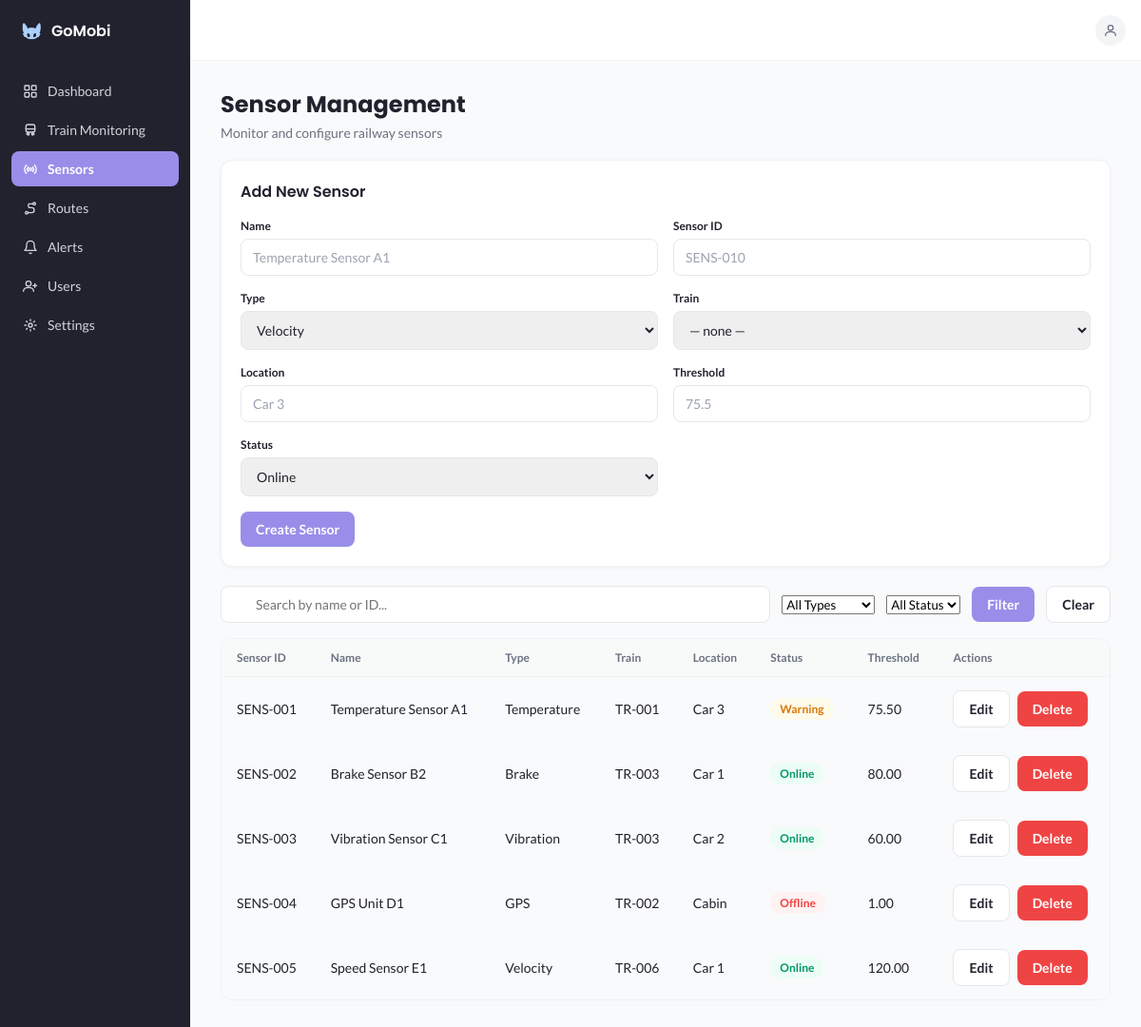
Page /sensores.php (signed in) on the committed database.
### tables this page shows
CREATE TABLE IF NOT EXISTS sensor (
  id          INT UNSIGNED NOT NULL AUTO_INCREMENT,
  codigo      VARCHAR(20)  NOT NULL,
  nome        VARCHAR(100) NOT NULL,
  tipo        VARCHAR(30)  NOT NULL,
  localizacao VARCHAR(100) NOT NULL DEFAULT '',
  threshold   DECIMAL(10,2) NOT NULL,
  status      ENUM('Online','Warning','Offline') NOT NULL DEFAULT 'Online',
  trem_id     INT UNSIGNED NULL,
  PRIMARY KEY (id),
  UNIQUE KEY uq_sensor_codigo (codigo),
  CONSTRAINT fk_sensor_trem FOREIGN KEY (trem_id) REFERENCES trem (id) ON DELETE SET NULL
);

CREATE TABLE IF NOT EXISTS trem (
  id              INT UNSIGNED NOT NULL AUTO_INCREMENT,
  codigo          VARCHAR(20)  NOT NULL,
  linha           VARCHAR(50)  NOT NULL,
  status          ENUM('Online','Warning','Offline') NOT NULL DEFAULT 'Online',
  proxima_estacao VARCHAR(80)  NOT NULL DEFAULT '',
  velocidade      SMALLINT UNSIGNED NOT NULL DEFAULT 0,
  PRIMARY KEY (id),
  UNIQUE KEY uq_trem_codigo (codigo)
);

### includes/permissao.php (called while the page is built, shortened)
<?php
function pode_editar(string $pagina, string $papel): bool
{
    return in_array($papel, EDICAO[$pagina] ?? [], true);
}

### includes/proteger.php (called while the page is built, shortened)
<?php
if (!function_exists('h')) {
    function h($texto): string
    {
        return htmlspecialchars((string) $texto, ENT_QUOTES, 'UTF-8');
    }
}
require_once __DIR__ . '/permissao.php';

### sensores.php (the view, shortened to what this page needs)
<?php
require_once __DIR__ . '/includes/proteger.php';
require __DIR__ . '/config/conexao.php';
$pode = pode_editar('sensors', $_SESSION['papel']);
$f = ['id' => 0, 'codigo' => '', 'nome' => '', 'tipo' => 'Velocity', 'localizacao' => '', 'threshold' => '', 'status' => 'Online', 'trem_id' => 0];
$q  = (isset($_GET['q']) && is_string($_GET['q'])) ? trim($_GET['q']) : '';
$sql = 'SELECT s.id, s.codigo, s.nome, s.tipo, s.localizacao, s.threshold, s.status, t.codigo AS trem
        FROM sensor s LEFT JOIN trem t ON t.id = s.trem_id WHERE 1=1';
$sql .= ' ORDER BY s.codigo';
$sensores = [];
$st = $conexao->prepare($sql);
if ($st !== false) {
    $st->execute();
    $res = $st->get_result();
    while ($l = $res->fetch_assoc()) { $sensores[] = $l; }
}
require __DIR__ . '/includes/layout_inicio.php';
?>
        <h1 class="page-title">Sensor Management</h1>
        <p class="page-subtitle">Monitor and configure railway sensors</p>
<?php if ($pode): ?>
        <div class="card add-sensor-form">
          <div class="add-sensor-form-header"><h3><?= $f['id'] > 0 ? 'Edit Sensor' : 'Add New Sensor' ?></h3></div>
          <form class="form-grid" method="post" action="sensores.php">
            <div class="field"><label for="nome">Name</label><input type="text" id="nome" name="nome" maxlength="100" placeholder="Temperature Sensor A1" required value="<?= h($f['nome']) ?>"></div>
            <div class="field"><label for="codigo">Sensor ID</label><input type="text" id="codigo" name="codigo" maxlength="20" placeholder="SENS-010" required value="<?= h($f['codigo']) ?>"></div>
            <div class="field"><label for="tipo">Type</label>
              <select id="tipo" name="tipo">
<?php foreach (TIPOS_SENSOR as $t): ?><option<?= $f['tipo'] === $t ? ' selected' : '' ?>><?= h($t) ?></option>
<?php endforeach; ?>
              </select></div>
            <div class="field"><label for="trem_id">Train</label>
              <select id="trem_id" name="trem_id">
                <option value="0">— none —</option>
              </select></div>
            <div class="field"><label for="localizacao">Location</label><input type="text" id="localizacao" name="localizacao" maxlength="100" placeholder="Car 3" value="<?= h($f['localizacao']) ?>"></div>
            <div class="field"><label for="threshold">Threshold</label><input type="text" id="threshold" name="threshold" placeholder="75.5" required value="<?= h($f['threshold']) ?>"></div>
            <div class="field"><label for="status">Status</label>
              <select id="status" name="status">
<?php foreach (STATUS_LISTA as $s): ?><option<?= $f['status'] === $s ? ' selected' : '' ?>><?= h($s) ?></option>
<?php endforeach; ?>
              </select></div>
            <div class="form-actions" style="grid-column: 1 / -1;">
              <button type="submit" class="btn btn-primary"><?= $f['id'] > 0 ? 'Save Changes' : 'Create Sensor' ?></button>
            </div>
          </form>
        </div>
<?php endif; ?>
        <form class="filters-row" method="get" action="sensores.php">
          <div class="search-box"><input type="text" name="q" placeholder="Search by name or ID..." value="<?= h($q) ?>"></div>
          <select name="tipo"><option value="">All Types</option>
          </select>
          <select name="status"><option value="">All Status</option>
          </select>
          <button type="submit" class="btn btn-primary">Filter</button>
          <a class="btn btn-secondary" href="sensores.php">Clear</a>
        </form>
        <div class="table-wrap">
          <table>
            <thead><tr><th>Sensor ID</th><th>Name</th><th>Type</th><th>Train</th><th>Location</th><th>Status</th><th>Threshold</th><th>Actions</th></tr></thead>
            <tbody>
<?php if (!$sensores): ?>
              <tr><td colspan="8">No sensors found.</td></tr>
<?php else: foreach ($sensores as $s): ?>
              <tr>
                <td><?= h($s['codigo']) ?></td><td><?= h($s['nome']) ?></td><td><?= h($s['tipo']) ?></td>
                <td><?= h($s['trem'] ?? '-') ?></td><td><?= h($s['localizacao']) ?></td>
                <td><span class="badge badge-<?= h(strtolower($s['status'])) ?>"><?= h($s['status']) ?></span></td>
                <td><?= h($s['threshold']) ?></td>
                <td class="table-actions">
<?php if ($pode): ?>
                  <a class="btn btn-secondary" href="sensores.php?editar=<?= (int) $s['id'] ?>">Edit</a>
                  <form method="post" action="sensores.php" style="display:inline" onsubmit="return confirm('Excluir este sensor?');">
                    <button type="submit" class="btn btn-danger">Delete</button>
                  </form>
<?php else: ?>—<?php endif; ?>
                </td>
              </tr>
<?php endforeach; endif; ?>
            </tbody>
          </table>
        </div>
<?php require __DIR__ . '/includes/layout_fim.php'; ?>

### assets/css/style.css (style rules this page uses)
:root { --azul-claro: #acd1fd; --roxo-claro: #988ee9; --roxo-hover: #847ade; --azul-escuro: #21222d; --branco: #ffffff; --cinza-fundo: #f9fafb; --cinza-borda: #e5e7eb; --cinza-texto: #6b7280; --vermelho: #ef4444; --verde: #10b981; --amarelo: #f59e0b; }
* { box-sizing: border-box; margin: 0; padding: 0; }
body { font-family: 'Lato', sans-serif; color: var(--azul-escuro); background-color: var(--branco); -webkit-font-smoothing: antialiased; }
h1, h2, h3, h4 { font-family: 'Poppins', sans-serif; }
a { text-decoration: none; color: inherit; }
button { font-family: 'Lato', sans-serif; cursor: pointer; border: none; background: none; }
input, select { font-family: 'Lato', sans-serif; }
.field { width: 100%; }
.field label { display: block; margin-bottom: 6px; font-size: 12px; font-weight: 600; color: var(--azul-escuro); }
.field input, .field select { width: 100%; padding: 10px 12px; font-size: 14px; color: var(--azul-escuro); border: 1px solid var(--cinza-borda); border-radius: 8px; outline: none; transition: border-color 0.15s; }
.field input::placeholder { color: #9ca3af; }
.btn { display: inline-flex; align-items: center; justify-content: center; gap: 6px; padding: 10px 16px; font-size: 14px; font-weight: 600; border-radius: 8px; transition: background-color 0.15s; }
.btn-primary { background-color: var(--roxo-claro); color: var(--branco); }
.btn-secondary { background-color: var(--branco); color: var(--azul-escuro); border: 1px solid var(--cinza-borda); }
.btn-danger { background-color: var(--vermelho); color: var(--branco); }
.page-title { font-size: 24px; font-weight: 700; }
.page-subtitle { font-size: 14px; color: var(--cinza-texto); margin-top: 4px; }
.card { background-color: var(--branco); border: 1px solid #f1f2f5; border-radius: 12px; padding: 20px; box-shadow: 0 1px 3px rgba(33, 34, 45, 0.06); }
.badge { display: inline-flex; align-items: center; gap: 6px; padding: 4px 10px; border-radius: 999px; font-size: 12px; font-weight: 600; }
.badge-online, .badge-active { background-color: #ecfdf5; color: #059669; }
.badge-warning, .badge-delayed { background-color: #fffbeb; color: #d97706; }
.badge-offline { background-color: #fef2f2; color: #ef4444; }
.add-sensor-form { margin-top: 20px; }
.add-sensor-form-header { display: flex; align-items: center; justify-content: space-between; margin-bottom: 16px; }
.add-sensor-form-header h3 { font-size: 16px; font-weight: 600; }
.form-grid { display: grid; grid-template-columns: 1fr; gap: 16px; }
.form-grid .form-actions { display: flex; gap: 12px; align-items: center; }
.filters-row { display: flex; flex-direction: column; gap: 12px; margin-top: 20px; }
.search-box { position: relative; flex: 1; }
.search-box input { width: 100%; padding: 10px 12px 10px 36px; font-size: 14px; border: 1px solid var(--cinza-borda); border-radius: 8px; outline: none; }
.table-wrap { margin-top: 16px; overflow-x: auto; border: 1px solid #f1f2f5; border-radius: 12px; }
table { width: 100%; min-width: 720px; border-collapse: collapse; text-align: left; }
thead tr { border-bottom: 1px solid #f1f2f5; background-color: #f9fafb99; }
th { padding: 12px 16px; font-size: 12px; font-weight: 600; color: var(--cinza-texto); white-space: nowrap; }
tbody tr { border-bottom: 1px solid #f9fafb; }
tbody tr:last-child { border-bottom: none; }
td { padding: 14px 16px; font-size: 14px; white-space: nowrap; }
.table-actions { display: flex; align-items: center; gap: 8px; }
@media (min-width: 768px) { .filters-row { flex-direction: row; align-items: center; } }
@media (min-width: 768px) { .form-grid { grid-template-columns: 1fr 1fr; } }

### rows in the picture
sensor: codigo "SENS-001", nome "Temperature Sensor A1", tipo "Temperature", trem.codigo "TR-001", localizacao "Car 3", status "Warning", threshold "75.50"
sensor: codigo "SENS-002", nome "Brake Sensor B2", tipo "Brake", trem.codigo "TR-003", localizacao "Car 1", status "Online", threshold "80.00"
sensor: codigo "SENS-003", nome "Vibration Sensor C1", tipo "Vibration", trem.codigo "TR-003", localizacao "Car 2", status "Online", threshold "60.00"
sensor: codigo "SENS-004", nome "GPS Unit D1", tipo "GPS", trem.codigo "TR-002", localizacao "Cabin", status "Offline", threshold "1.00"
sensor: codigo "SENS-005", nome "Speed Sensor E1", tipo "Velocity", trem.codigo "TR-006", localizacao "Car 1", status "Online", threshold "120.00"

### other values in the picture
$item['rotulo'] "Dashboard"
$item['rotulo'] "Train Monitoring"
$item['rotulo'] "Sensors"
$item['rotulo'] "Routes"
$item['rotulo'] "Alerts"
$item['rotulo'] "Users"
$item['rotulo'] "Settings"
form field tipo "Velocity"
form field status "Online"
